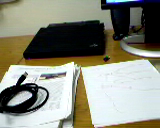
//> input picture example_16-01-imgA.png, 160 x 128 px
$ ./example_12-03 example_16-01-imgA.png   (built with g++ and OpenCV 4)
//> lines starting //> are read from the running program, lines starting //| are printed output that depends on the picture; after the words box and inside, x2 and y2 are one past the last pixel; in counts of white or black regions, pixels touching at a corner belong together
// Example 12-3. Using GrabCut for background removal

#include <iostream>
#include <string>
#include <opencv2/opencv.hpp>

using std::cout;
using std::cerr;
using std::endl;

cv::Mat img_preview;
cv::Mat img;
cv::Mat markers;
cv::Mat drawRect;
int x_0 = -1;
int y_0 = -1;
int x_1, y_1;
int drawr = 0;

bool finished;

void displayResult() {
    int rows = img.rows;
    int cols = img.cols;
    cv::Vec3b blackClr(0, 0, 0);
    for (int i = 0; i < rows; ++i) {
        for (int j = 0; j < cols; ++j) {
            if (markers.at<uchar>(i, j) != cv::GC_FGD && markers.at<uchar>(i, j) != cv::GC_PR_FGD) {
                img.at<cv::Vec3b>(i, j) = blackClr;
            }
        }
    }
    cv::imshow("image", img);
    finished = true;
}

static void onMouseClick(int event, int x, int y, int, void*) {
    if (finished) {
        return;
    }

    if (event == cv::EVENT_LBUTTONDOWN && drawr == 0) {
		if(x_0 < 0) {
			x_0 = x;
			y_0 = y;
			cv::ellipse(markers, cv::Point(x, y), cv::Size(1, 1),
            0, 0, 360, cv::GC_FGD, 3);
			cv::ellipse(drawRect, cv::Point(x, y), cv::Size(1, 1),
            0, 0, 360, cv::Scalar(0, 0, 255), 3);
            drawr = 1;
		}

        cv::addWeighted(img,0.7,drawRect,0.3, 0, img_preview);

        cv::imshow("image", img_preview);
        return;
    }
    if( event == cv::EVENT_LBUTTONUP) {
		drawr = 2;
	}
    if(drawr == 1) { //Just moving
			drawRect.setTo(0);
			cv::rectangle(drawRect, cv::Point(x_0,y_0), cv::Point(x,y), cv::Scalar(0,0,255), -1);

			cv::addWeighted(img,0.7,drawRect,0.3, 0, img_preview);
			x_1 = x; y_1 = y;
			cv::imshow("image", img_preview);
			return;
	}

    if (drawr == 2) {
        cv::Mat bg;
        cv::Mat fg;
        cv::rectangle(markers, cv::Point(x_0,y_0), cv::Point(x_1,y_1), cv::GC_PR_FGD, -1);
        cv::grabCut(img, markers, cv::Rect(0, 0, img.cols - 1, img.rows - 1),
            bg, fg, 5, cv::GC_EVAL);
        displayResult();
        return;
    }
}

void help(char** argv) {
        cout << "\nExample 12-3. Using GrabCut for background removal"
             << "\n- Use left mouse to drag a rectangle over the object"
             << "\n- On release of left mouse button, we will perform GrabCut"
             << "\n- Press any key to terminate program"
             << "\nUsage: "
             << argv[0] << " <path/imagename>\n"
             << "\nExample:\n" << argv[0] << " ../stuff.jpg\n" << endl;
}


int main(int argc, char** argv) {
	help(argv);
    if (argc != 2) {
        return -1;
    }

    img = cv::imread(std::string(argv[1]), CV_LOAD_IMAGE_COLOR);
//> img is the input picture: 128 rows x 160 cols, CV_8UC3; mean B, G, R 124.1, 138, 137
    if (img.channels() != 3) {
        cerr << "Input image should have 3 channels" << endl;
        exit(1);
    }

    markers = cv::Mat(img.size(), CV_8UC1);
    markers.setTo(cv::GC_PR_BGD);

    img_preview = img.clone();
    drawRect = img.clone();

    finished = false;

    cv::namedWindow("image", cv::WINDOW_AUTOSIZE);
    cv::setMouseCallback("image", onMouseClick, 0);

    cv::imshow("image", img_preview);

    cv::waitKey(0);
//> the left mouse button is pressed and released at (40, 32)
//> in onMouseClick, `cv::ellipse(markers, cv::Point(x, y), cv::Size(1, 1), 0, 0, 360, cv::G..`:
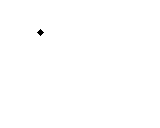
//> markers: 128 rows x 160 cols, CV_8UC1; values 1 (black) and 2 (white), 99.9% white; 1 black region, box (x1, y1, x2, y2) and area: (37, 29, 44, 36) 25
//> in onMouseClick, `cv::ellipse(drawRect, cv::Point(x, y), cv::Size(1, 1), 0, 0, 360, cv::..`: drawRect: 128 rows x 160 cols, CV_8UC3; 0.12% of pixels changed, all inside (x1, y1, x2, y2) = (37, 29, 44, 36)
//> call 2 of onMouseClick, with event = 4, x = 40, y = 32
//> in onMouseClick (call 2), `cv::rectangle(markers, cv::Point(x_0,y_0), cv::Point(x_1,y_1), cv::GC_..`:
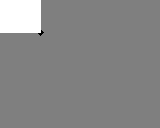
//> markers: 128 rows x 160 cols, CV_8UC1; 6.61% of pixels changed, all inside (x1, y1, x2, y2) = (0, 0, 41, 33); drawn with min black and max white
//> in onMouseClick (call 2), `cv::grabCut(img, markers, cv::Rect(0, 0, img.cols - 1, img.rows - 1), ..`:
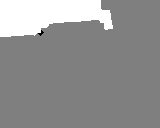
//> markers: 128 rows x 160 cols, CV_8UC1; 8.07% of pixels changed, all inside (x1, y1, x2, y2) = (0, 0, 113, 37); drawn with min black and max white
//> in onMouseClick (call 2), `cv::grabCut(img, markers, cv::Rect(0, 0, img.cols - 1, img.rows - 1), ..`: bg = 65 values, max 11537.1 at index 20, min 0 at index 1, mean 1371.9; fg = 65 values, max 650.1 at index 24, min 0 at index 1, mean 91.82
//> after the loop in displayResult, `for (int i = 0; i < rows; ++i)`:
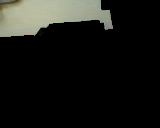
//> img: 128 rows x 160 cols, CV_8UC3; mean B, G, R 21.5, 25, 24.3
//> the left mouse button is pressed and released at (120, 32)
//> the left mouse button is pressed and released at (120, 96)
//> the left mouse button is pressed and released at (40, 96)

    return 0;
}

$ run again, on checkerboard9x6.png
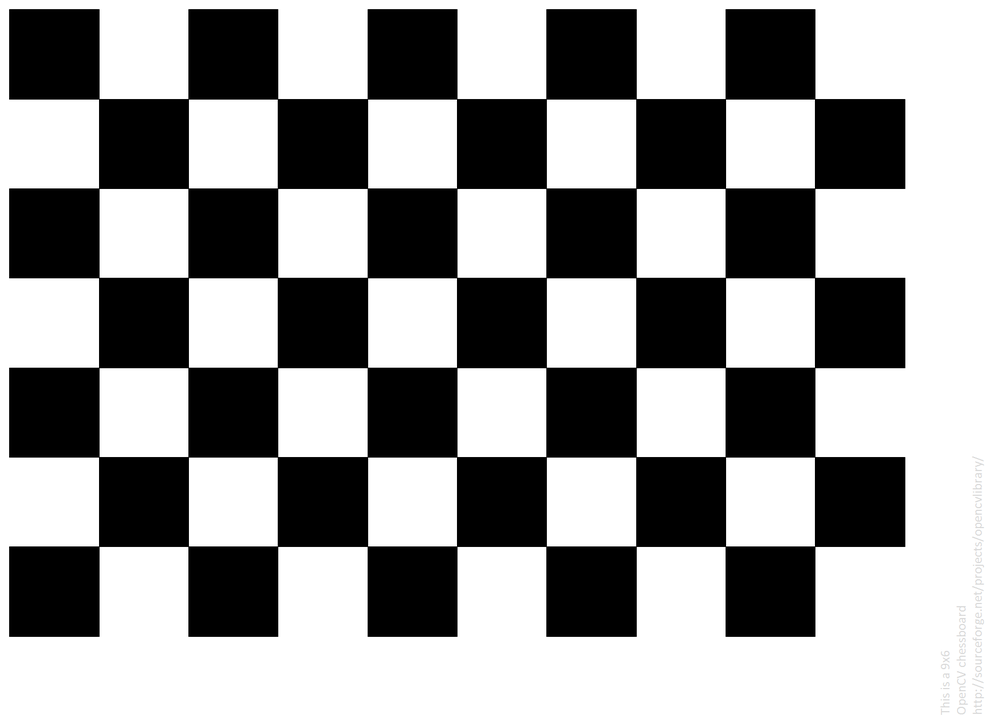
//> input picture checkerboard9x6.png, 985 x 716 px, shrunk from 1830 x 1330 before the run
//> img is the input picture: 716 rows x 985 cols, CV_8UC3; mean B, G, R 152.2, 152.2, 152.2
//> drawRect: 716 rows x 985 cols, CV_8UC3; 25 pixels changed, all inside (x1, y1, x2, y2) = (243, 176, 250, 183)
//> in onMouseClick (call 2), `cv::rectangle(markers, cv::Point(x_0,y_0), cv::Point(x_1,y_1), cv::GC_..`:
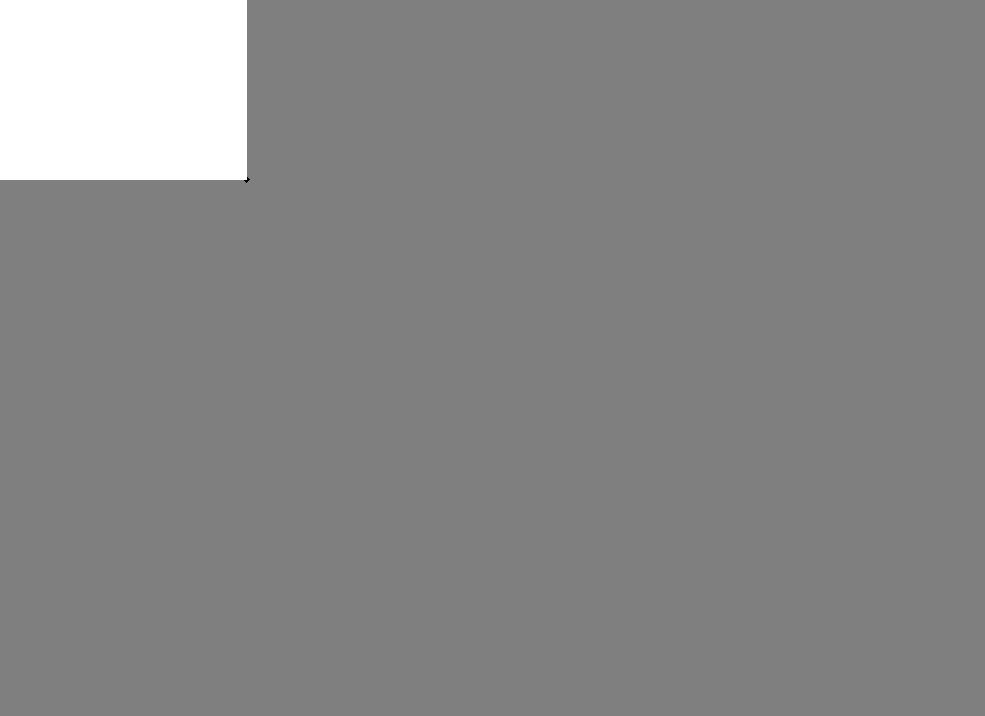
//> markers: 716 rows x 985 cols, CV_8UC1; min 1, max 3, mean 2.06; drawn with min black and max white
//> bg = 65 values, max 248 at index 7, min 0 at index 1, mean 29.4; fg = 65 values, max 15457.3 at index 28, min 0 at index 1, mean 2147.2
//> after the loop in displayResult, `for (int i = 0; i < rows; ++i)`:
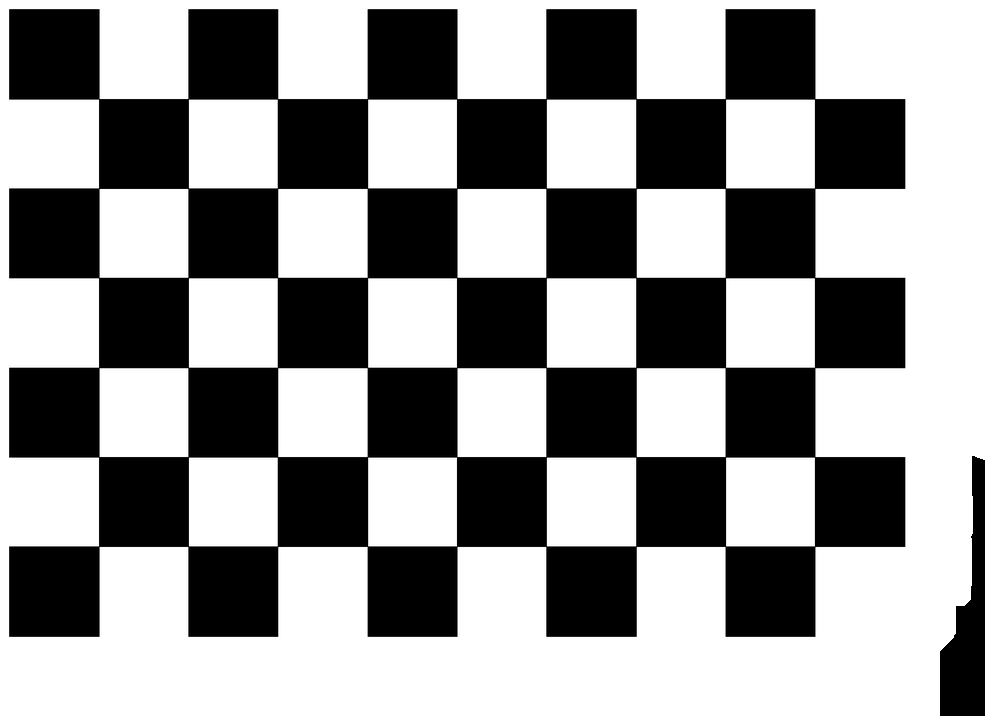
//> img: 716 rows x 985 cols, CV_8UC3; 0.89% of pixels changed, all inside (x1, y1, x2, y2) = (940, 456, 985, 716)
